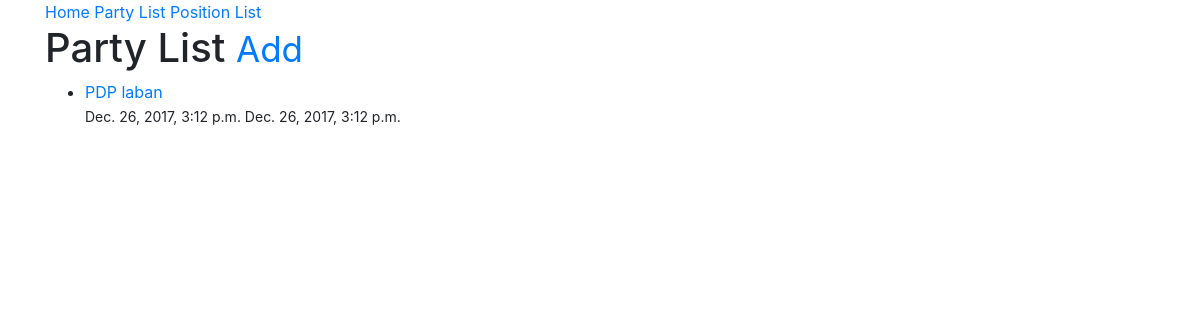
The app's page /party-list/ (signed in), older data.
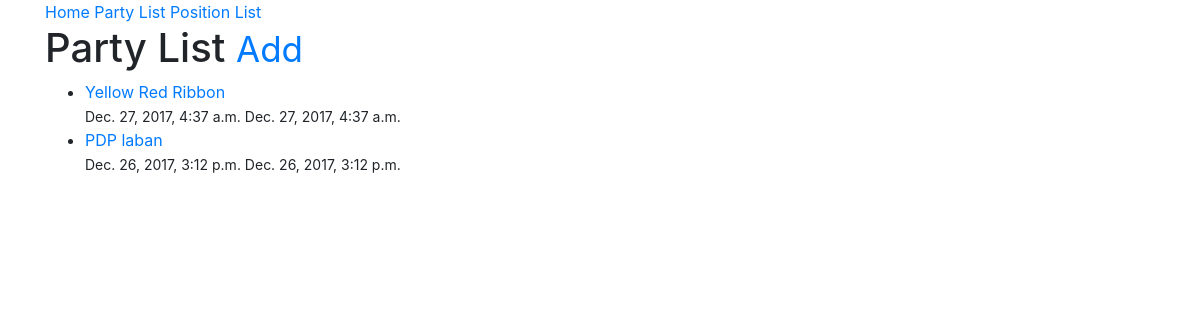
The same page, newer data.
### partylists/models.py (models this page shows, shortened)
class PartyList(models.Model):
	owner 				= models.ForeignKey(User)
	partylist_name 		= models.CharField(max_length=120)
	timestamp			= models.DateTimeField(auto_now_add=True)
	updated				= models.DateTimeField(auto_now=True)
	slug				= models.SlugField(null=True, blank=True)
	objects 			= CandidateManager()
	def __str__(self):
		return self.partylist_name
	class Meta:
		ordering = ['-updated', '-timestamp']
	def get_absolute_url(self):
		return reverse('party-list:edit', kwargs={'slug': self.slug})

### partylists/views.py (the view)
class PartyListListView(LoginRequiredMixin, PermissionRequiredMixin, ListView):
	permission_required = 'partylists'
	def get_queryset(self):
		return PartyList.objects.filter(owner=self.request.user)

### partylists/models.py (called while the page is built)
	def get_queryset(self): #RestaurantLocation.objects.search()
		return CandidateQuerySet(self.model, using=self._db)

### partylists/templates/partylists/partylist_list.html (shortened to what this page needs)
{% extends "base.html" %}
{% block content %}
<h1>Party List <small><a href='{% url "party-list:create"%}'>Add</a></small></h1>
<ul>
	{% for obj in object_list %}
		<li><a href='{{ obj.get_absolute_url }}'>{{ obj }}</a><br/><small>{{ obj.locations }} {{ obj.category }} {{ obj.timestamp }} {{ obj.updated }}</small></li>
		{% empty %}
			<li><a href='{% url "party-list:create"%}'>Add One</a></li>
	{% endfor %}
</ul>
{% endblock %}

Row changes from the older to the newer data that the page shows:
added PartyList: partylist_name "Yellow Red Ribbon", timestamp "Dec. 27, 2017, 4:37 a.m.", updated "Dec. 27, 2017, 4:37 a.m."
